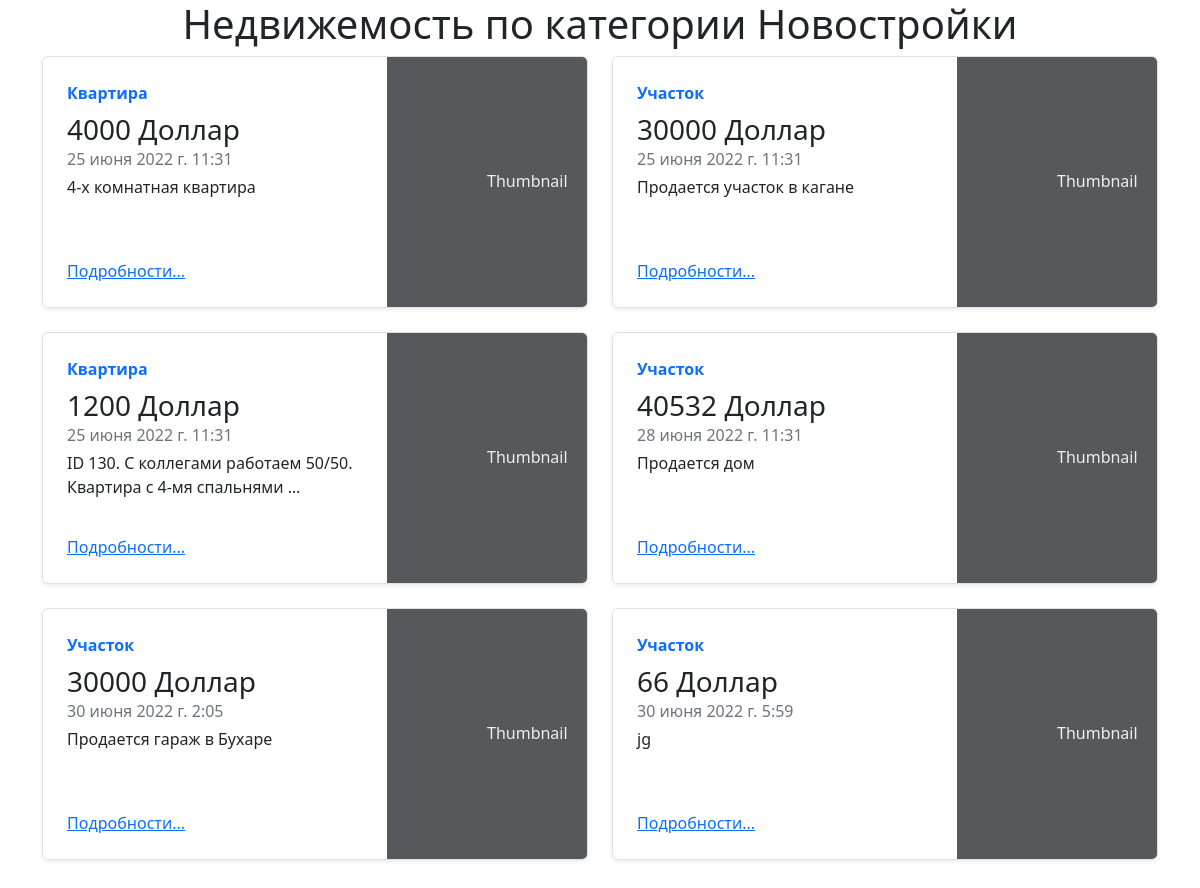
Screenshot of /categories/1 with the database file from the repository.
### main/models.py (models this page shows, shortened)
class Estate(models.Model):
    title = models.CharField(verbose_name="Название", max_length=255, null=True, blank=True)
    description = models.TextField(verbose_name="Описание", null=True, blank=True)
    author = models.ForeignKey(User,  on_delete=models.CASCADE,  null=True, blank=True)
    price = models.PositiveBigIntegerField(verbose_name="Цена")
    currency = models.CharField(verbose_name="Валюта", max_length=32, choices=CURRENCY, default=DOLLAR)
    area = models.PositiveIntegerField(verbose_name="Площадь")
    room_amount = models.PositiveSmallIntegerField(verbose_name="Количество комнат")
    type = models.CharField(verbose_name="Тип недвижимости", max_length=64, choices=ESTATE_TYPE, default=FLAT)
    categories = models.ManyToManyField(Category, related_name='estates')
    created_date = models.DateTimeField(default=now, editable=False)

### main/views.py (the view)
# urls.py: path('categories/<int:pk>', views.category_detail, name='category_detail'),
def category_detail(request, pk):
    category = Category.objects.get(pk=pk)
    return render(request, 'category_detail.html', {'category': category})

### main/templates/category_detail.html
{% extends "base.html" %}
{% block body %}
<p class="text-center h1">Недвижемость по категории {{ category.name }}</p>
<div class="container">
  <div class="row mb-2 justify-content-center">
    {% for estate in category.estates.all %}
      <div class="col-md-6">
          <div class="row g-0 border rounded overflow-hidden flex-md-row mb-4 shadow-sm h-md-250 position-relative">
          <div class="col p-4 d-flex flex-column position-static">
            <strong class="d-inline-block mb-2 text-primary">{{ estate.type }}</strong>
            <h3 class="mb-0">{{ estate.price }}  {{ estate.currency }}</h3>
            <div class="mb-1 text-muted">{{ estate.created_date }}</div>
            <p class="card-text mb-auto">{{ estate.description | truncatewords:10 }}</p>
            <a href="{% url 'estate_detail' estate.id %}" class="stretched-link">Подробности...</a>
          </div>
            <div class="col-auto d-none d-lg-block">
              <svg class="bd-placeholder-img" width="200" height="250" xmlns="http://www.w3.org/2000/svg" role="img" aria-label="Placeholder: Thumbnail" preserveAspectRatio="xMidYMid slice" focusable="false"><title>Placeholder</title><rect width="100%" height="100%" fill="#55595c"></rect><text x="50%" y="50%" fill="#eceeef" dy=".3em">Thumbnail</text></svg>
            </div>
        </div>
      </div>
    {% endfor %}
  </div>
</div>
{% endblock %}

### rows the page displays
Estate: type "Квартира", price "4000", currency "Доллар", created_date "25 июня 2022 г. 11:31", description "4-х комнатная квартира"
Estate: type "Участок", price "30000", currency "Доллар", created_date "25 июня 2022 г. 11:31", description "Продается участок в кагане"
Estate: type "Квартира", price "1200", currency "Доллар", created_date "25 июня 2022 г. 11:31", description "ID 130. С коллегами работаем 50/50. Квартира с 4-мя спальнями …"
Estate: type "Участок", price "40532", currency "Доллар", created_date "28 июня 2022 г. 11:31", description "Продается дом"
Estate: type "Участок", price "30000", currency "Доллар", created_date "30 июня 2022 г. 2:05", description "Продается гараж в Бухаре"
Estate: type "Участок", price "66", currency "Доллар", created_date "30 июня 2022 г. 5:59", description "jg"
